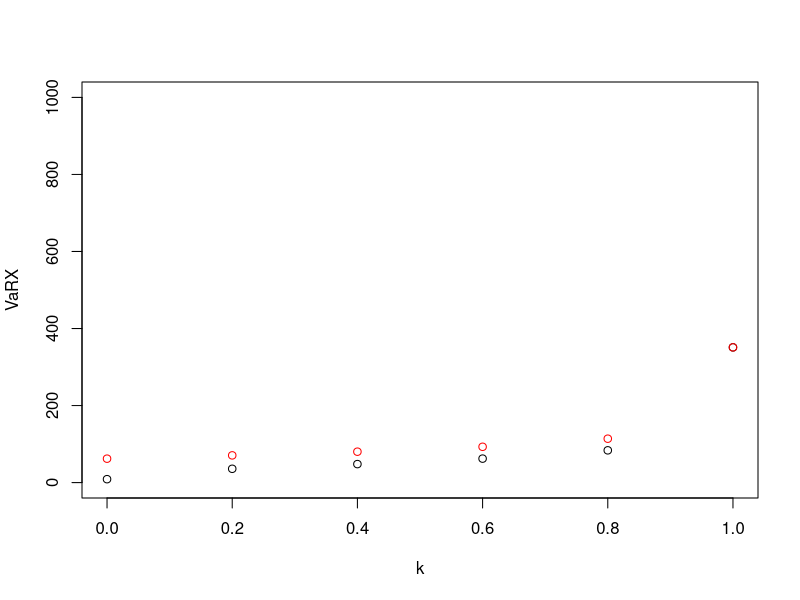
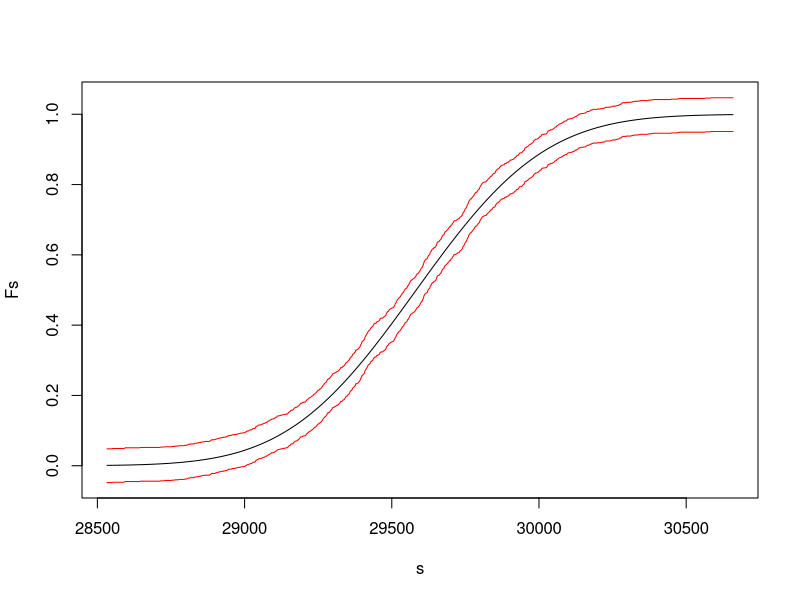
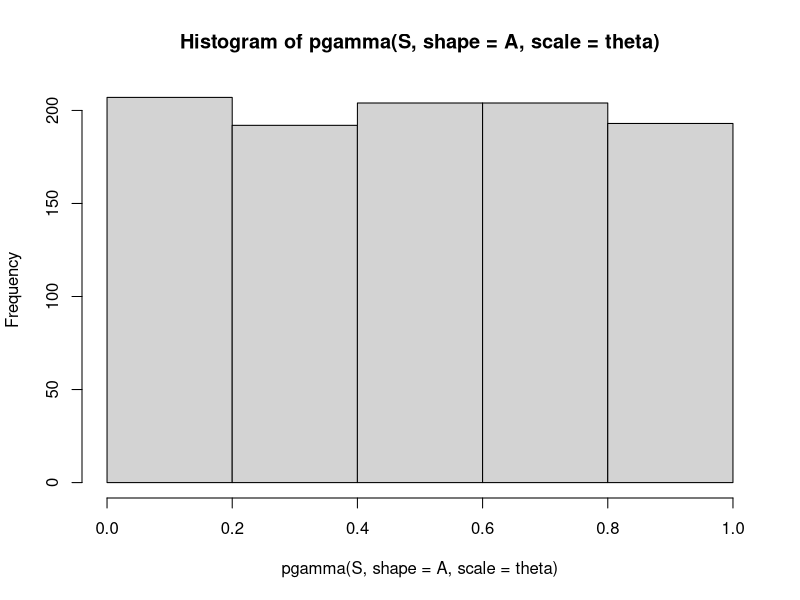

These figures' R source, in order: (Note: this script raises an error after producing the figures.)
## ---- chunk 1
u <- 4
s <- 0.5
n <- 1e4
X <- rlnorm( n, meanlog = u, sdlog = s )
k <- seq( 0, 1, 0.2 ) 
VaRX <- quantile( X, probs = k, names = FALSE )
TVaRX <- sapply( 
  1:length( VaRX ), 
  FUN = function( i ) ifelse( k[ i ] < 1, ( 1 / ( 1 - k[ i ] ) ) * mean( X * ( X > VaRX[ i ] ) ), max( X ) ) )
## ---- chunk 2
plot( k, VaRX, ylim = c( 0, 1e3 ) )
points( k, TVaRX, col = 'red' )
## ---- chunk 3
# número de unidades aseguradas
n <- 1000

# parámetros para cada X_i
a <- runif( n, 5, 10 )

# parámetro theta, común a todas las X_i
theta <- 4

# parámetro para S
A <- sum( a )
## ---- chunk 4
EX <- a * theta
VX <- a * theta^2
ES <- sum( EX )
VS <- sum( VX )
SDS <- sqrt( VS )
## ---- chunk 5
m <- 1e5
S <- rgamma( m, shape = A, scale = theta )
## ---- chunk 6
P <- ES
P <- mean( S )

alpha <- 0.95
P_avg <- ( 1 + alpha ) * ES
P_avg <- ( 1 + alpha ) * mean( S )

P_var <- ES + alpha * VS
P_var <- mean( S ) + alpha * var( S )

P_sde <- ES + alpha * SDS
P_sde <- mean( S ) + alpha * sd( S )

VaRS <- qgamma( alpha, shape = A, scale = theta )
P_VaR <- VaRS
P_VaR <- quantile( S, probs = alpha )

P_TVaR <- ( 1 / ( 1 - alpha ) ) * ( A * theta ) * ( 1 - pgamma( VaRS, shape = A + 1, scale = theta ) )
P_TVaR <- ( 1 / ( 1 - alpha ) ) * integrate( f = function( u ) qgamma( u, shape = A, scale = theta ), alpha, 1 )$value
P_TVaR <- mean( sapply( runif( m, alpha, 1 ), FUN = function( k ) qgamma( k, shape = A, scale = theta ) ) )
I <- as.numeric( S > VaRS )
P_TVaR <- mean( S * I ) / mean( I )
## ---- chunk 7
n <- 1e3
S <- rgamma( n, shape = A, scale = theta )
smin <- qgamma( 0.001, shape = A, scale = theta )
smax <- qgamma( 0.999, shape = A, scale = theta )
s <- seq( smin, smax, length.out = 1000 )
Fns <- ecdf( S )( s )
Fs <- pgamma( s, shape = A, scale = theta )

alph <- 0.02
er <- sqrt( log( 2 / alph ) / ( 2 * n ) )
mean( abs( Fs - Fns ) > er )

plot( s, Fs, type = 'l', ylim = c( -er, 1 + er ) )
points( s, Fns - er, col = 'red', type = 'l' )
points( s, Fns + er, col = 'red', type = 'l' )

hist( pgamma( S, shape = A, scale = theta ), breaks = 5 )
## ---- chunk 8
n <- 1e5
l <- 3
dat <- data.table( id = 1:n, k = rpois( n, lambda = l )  )
datf <- dat[ , list( fk = .N ), by = k ]
setorder( datf, k )
datf[ , fks := shift( fk, n = 1 ) ]
datf[ , gk := k * fk / fks ]
datf <- datf[ !is.na( gk ) ]
plot( datf$k, datf$gk )
## ---- chunk 9
dflm <- lm( formula = gk ~ k, data = datf, method = 'qr' )
a <- coef( dflm )[ 2 ]
b <- coef( dflm )[ 1 ]
p0 <- exp( -b )
k <- seq( 1, 100, 1 )
p <- p0 * cumprod( c( 1, a + b / k ) )
sum( p )
k <- seq( 0, 100, 1 )
sum( dpois( k, lambda = l ) )
EN <- sum( k * p )
## ---- chunk 10
D <- function( x, d ) return( max( x - d, 0 ) )
d <- 100
u <- 6
s <- 0.3
n <- 1e3
X <- rlnorm( n, meanlog = u, sdlog = s )
DX <- sapply( X, FUN = D, d )
x <- seq( 0, 1e3, length.out = 500 )
FXe <- ecdf( X )
FDXe <- ecdf( DX )
Fx <- sapply( x, FUN = function( x ) FXe( x ) )
FDx <- sapply( x, FUN = function( x ) FDXe( x ) )
plot( x, Fx, type = 's' )
points( x, FDx, type = 's', col = 'blue' )
## ---- chunk 11
D <- function( x, M ) return( min( x, M ) )
M <- 600
u <- 6
s <- 0.3
n <- 1e4
X <- rlnorm( n, meanlog = u, sdlog = s )
DX <- sapply( X, FUN = D, M )
x <- seq( 0, 1e3, length.out = 500 )
FXe <- ecdf( X )
FDXe <- ecdf( DX )
Fx <- sapply( x, FUN = function( x ) FXe( x ) )
FDx <- sapply( x, FUN = function( x ) FDXe( x ) )
plot( x, Fx, type = 's' )
points( x, FDx, type = 's', col = 'blue' )
